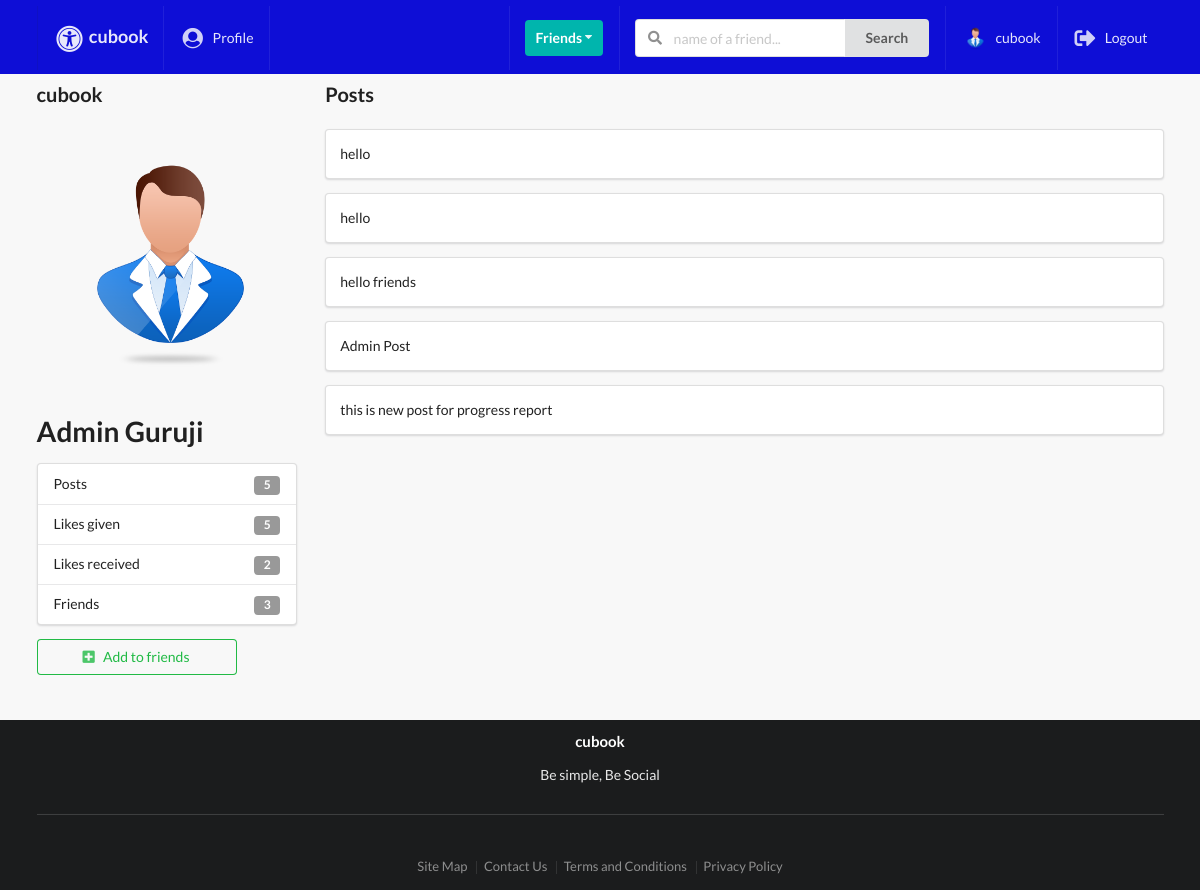
The app's page /profiles/admin-guruji/ (signed in) with its own data.
### profiles/models.py (models this page shows, shortened)
class Profile(models.Model):
    first_name = models.CharField(max_length=200, blank=True)
    last_name = models.CharField(max_length=200, blank=True)
    user = models.OneToOneField(User, on_delete=models.CASCADE)
    bio = models.TextField(default="User has no bio ", max_length=300)
    email = models.EmailField(max_length=200, blank=True)
    country = models.CharField(max_length=200, blank=True)
    avatar = models.ImageField(default='avatar.png', upload_to='avatars/')
    friends = models.ManyToManyField(User, blank=True, related_name='friends')
    slug = models.SlugField(unique=True, blank=True)
    updated = models.DateTimeField(auto_now=True)
    created = models.DateTimeField(auto_now_add=True)
    objects = ProfileManager()
    def get_friends_no(self):
        return self.friends.all().count()
    def get_posts_no(self):
        return self.posts.all().count()
    def get_all_authors_posts(self):
        return self.posts.all()
    def get_likes_given_no(self):
        likes = self.like_set.all()
        total_liked = 0
        for item in likes:
            if item.value=='Like':
                total_liked += 1
        return total_liked
    def get_likes_recieved_no(self):
        posts = self.posts.all()
        total_liked = 0
        for item in posts:
            total_liked += item.liked.all().count()
        return total_liked
    __initial_first_name = None
    __initial_last_name = None
    def __init__(self, *args, **kwargs):
        super().__init__(*args, **kwargs)
        self.__initial_first_name = self.first_name
        self.__initial_last_name = self.last_name

### posts/models.py (models this page shows, shortened)
class Like(models.Model):
    user = models.ForeignKey(Profile, on_delete=models.CASCADE)
    post = models.ForeignKey(Post, on_delete=models.CASCADE)
    value = models.CharField(choices=LIKE_CHOICES, max_length=8)
    updated = models.DateTimeField(auto_now=True)
    created = models.DateTimeField(auto_now_add=True)

class Post(models.Model):
    content = models.TextField()
    image = models.ImageField(upload_to='posts',validators=[FileExtensionValidator(['png','jpg','jpeg','gif'])], blank=True)
    liked = models.ManyToManyField(Profile,blank = True,related_name = 'likes')
    updated = models.DateTimeField(auto_now = True)
    created = models.DateTimeField(auto_now_add = True)
    author = models.ForeignKey(Profile, on_delete = models.CASCADE,related_name='posts')
    class Meta:
        ordering = ('-created',)

### profiles/views.py (the view)
# urls.py: path('<slug>/',ProfileDetailView.as_view(),name='profile-detail-view'),
class ProfileDetailView(LoginRequiredMixin, DetailView):
    model = Profile
    template_name = 'profiles/detail.html'
    def get_context_data(self, **kwargs):
        context = super().get_context_data(**kwargs)
        user = User.objects.get(username__iexact=self.request.user)
        profile = Profile.objects.get(user=user)
        rel_r = Relationship.objects.filter(sender=profile)
        rel_s = Relationship.objects.filter(receiver=profile)
        rel_receiver = []
        rel_sender = []
        for item in rel_r:
            rel_receiver.append(item.receiver.user)
        for item in rel_s:
            rel_sender.append(item.sender.user)
        context["rel_receiver"] = rel_receiver
        context["rel_sender"] = rel_sender
        context['posts'] = self.get_object().get_all_authors_posts()
        context['len_posts'] = True if len(self.get_object().get_all_authors_posts()) > 0 else False
        return context

### profiles/context_processors.py (called while the page is built)
def profile_pic(request):
    if request.user.is_authenticated:
        profile_obj = Profile.objects.get(user=request.user)
        pic = profile_obj.avatar
        return {'picture': pic}
    return{}

def invitations_received_no(request):
    if request.user.is_authenticated:
        profile_obj = Profile.objects.get(user=request.user)
        qs_count = Relationship.objects.invitations_received(profile_obj).count()
        return {'invites_num': qs_count}
    return{}

### profiles/models.py (called while the page is built)
    def invitations_received(self, receiver):
        qs = Relationship.objects.filter(receiver=receiver, status='send')
        return qs

### profiles/templates/profiles/detail.html (shortened to what this page needs)
{% extends 'base.html' %}
{% block content %}
<div class="ui grid">
    <br>
    <div class="row">
        <div class="four wide column">
            <p style="font-size:20px"><b>{{object.user}}</b></p>
            <img class="ui medium rounded image" src={{object.avatar.url}}>
            <h1>{{object.first_name}}  {{object.last_name}}</h1>
            <div class="ui vertical fluid menu">
                <div class="item">
                    Posts
                    <div class="ui label">{{ object.get_posts_no }}</div>
                </div>
                <div class="item">
                    Likes given
                    <div class="ui label">{{ object.get_likes_given_no }}</div>
                </div>
                <div class="item">
                    Likes received
                    <div class="ui label">{{ object.get_likes_recieved_no }}</div>
                </div>
                <div class="item">
                    Friends
                    <div class="ui label">{{ object.get_friends_no }}</div>
                </div>
            </div>
            {% if object.user not in rel_receiver and object.user not in rel_sender %}
                <form action="{% url 'profiles:send-invite' %}" method="POST">
                    <button type="submit" class="ui positive basic button mb-5 w-big"><i class="plus square icon"></i>Add to friends</button>
                </form>
            {% endif %}
        </div>
        <div class="twelve wide column">
        <p style="font-size:20px"><b>Posts</b></p>
            {% if len_posts %}
                {% for post in posts %}
                    <div class="segment ui fluid">
                        {{post.content}}
                    </div>
                {% endfor %}
            {% else %}
                <h1>No posts ...</h1>
            {% endif %}
        </div>
    </div>
</div>
{% endblock content %}

### templates/main/navbar.html (shortened to what this page needs)
{% url 'posts:main-post-view' as path_to_posts %}
{% url 'profiles:my-profile-view' as path_to_profile %}
<div class="ui fixed inverted menu nav mb-7">
    <div class="ui container">
        <a href="{{path_to_posts}}" class="{% if request.path == path_to_posts %}  {% endif %}item">
            <h3><i class="large universal access icon"></i>cubook</h3>
        </a>
        {% if request.user.is_authenticated %}
        <a href="{{path_to_profile}}" class="{% if request.path == path_to_profile %} active {% endif %}item">
            <i class="large user circle icon"></i> Profile
        </a>
        {% endif %}
        <div class="right menu">
            {% if request.user.is_authenticated %}
            <div class="item">
                <div class="ui floating dropdown icon button teal"> Friends
                  <i class="dropdown icon"></i>
                </div>
            </div>
                <div class="item">
                   <form action="" method="GET">
                        <div class="ui action left icon input">
                            <input class="prompt" type="text" name='q' placeholder="name of a friend...">
                            <button type='submit' class="ui button">Search</button>
                        </div>
                    </form>
                </div>
                <a href="{{path_to_profile}}" class="item">
                   <img src={{picture.url}} class="ui avatar image">&nbsp;{{ request.user }}
                </a>
                <a href="{% url 'account_logout' %}" class="ui item">
                 <i class="large sign out alternate icon"></i> Logout
                </a>
            {% else %}
            <a href="{% url 'account_login' %}" class="ui item">
                 <i class="large sign in alternate icon"></i> Login
            </a>
            {% endif %}
        </div>
    </div>
</div>

### static_project/style.css (style rules this page uses)
body { background: #f8f8f8 !important; }
.nav { border-radius: 0px !important; padding: 6px 0 4px 0 !important; background-color: #0e0ed6 !important; }
.mb-7 { margin-bottom: 7px !important; }
.mb-5 { margin-bottom: 5px !important; }
.w-big { width: 200px !important; }

### records on screen
Profile: user "cubook", avatar (placeholder picture), first_name "Admin", last_name "Guruji", get_posts_no "5", get_likes_given_no "5", get_likes_recieved_no "2", get_friends_no "3"
Post: content "hello"
Post: content "hello"
Post: content "hello friends"
Post: content "Admin Post"
Post: content "this is new post for progress report"

### other values on screen
{{ request.user }} "cubook"
